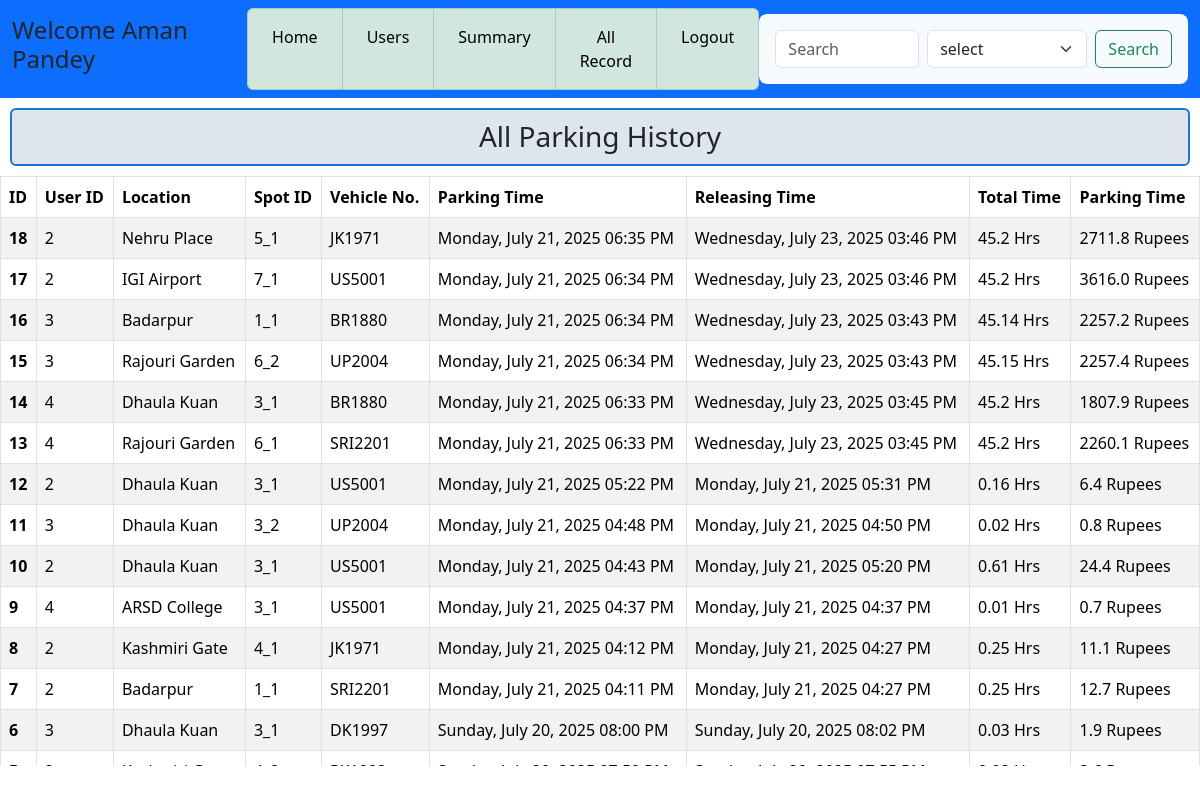
/all_reservations, run on an earlier commit of the app's database.
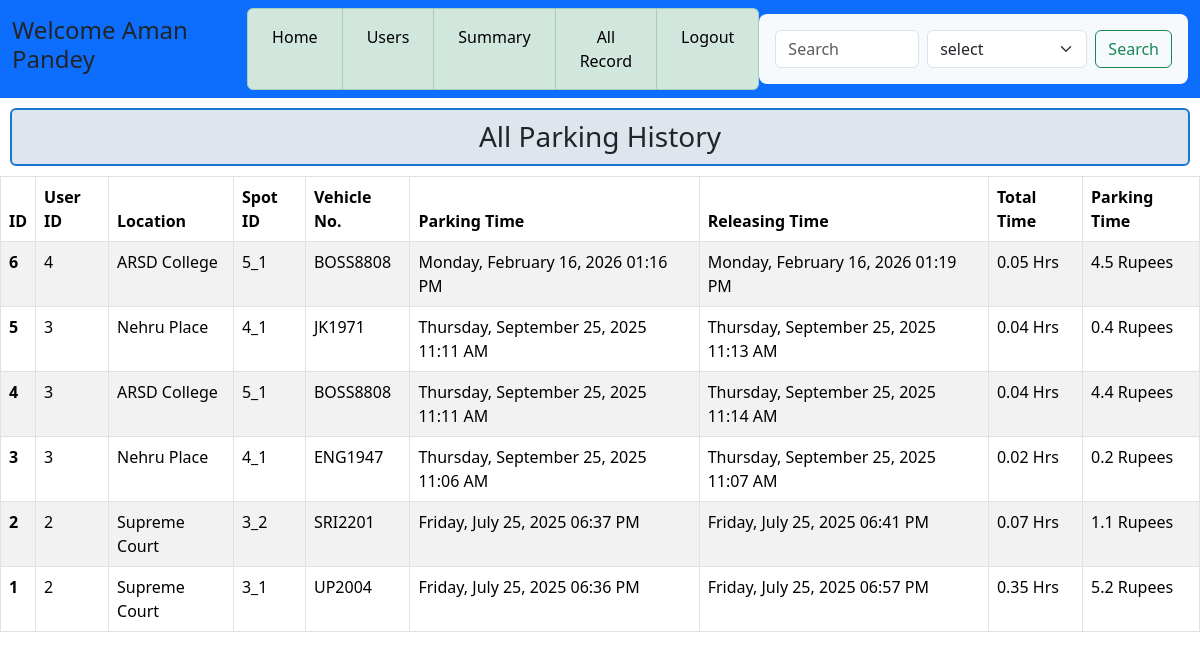
And on a later commit of the database.
### application/models.py (models this page shows)
class Reserve(db.Model):
    id = db.Column(db.Integer, primary_key=True, autoincrement=True)
    user_id = db.Column(db.Integer, db.ForeignKey('users.id'), nullable=False)
    lot_id = db.Column(db.Integer, db.ForeignKey('lots.id'), nullable=False)
    spot_id = db.Column(db.String, db.ForeignKey('spots.id'), nullable=False)
    start_time = db.Column(db.DateTime)
    end_time = db.Column(db.DateTime)
    total_time = db.Column(db.Float)  # in hours
    location = db.Column(db.String(200), nullable=False)
    status = db.Column(db.String, default="released") # released or occupied
    cost = db.Column(db.Float)
    vehicle_no = db.Column(db.String(20), nullable=False)

### application/controllers.py (the view)
@app.route('/all_reservations', methods=['GET'])
def all_reservations():
    this_user = Users.query.filter_by(type="admin").first()
    all_reserve = Reserve.query.filter_by(status = "released").order_by(Reserve.id.desc()).all()
    return render_template('all_reserve.html', this_user=this_user, all_reserve=all_reserve)

### templates/all_reserve.html (shortened to what the changed rows need)
<!DOCTYPE html>
<html lang="en">
<head>
    <link rel="stylesheet" href="/static/css/style.css">
    <link href="https://cdn.jsdelivr.net/npm/bootstrap@5.3.7/dist/css/bootstrap.min.css" rel="stylesheet">
</head>
<body>
    <div id ="main">
        <div id ="canvas">
            <div class ="top-section">
                <div id ="content" style="max-height:590px;overflow-y: scroll;">
                        <table class="table table-striped table-bordered" >
                            <thead>
                                <tr>
                                    <th scope="col">ID</th>
                                    <th scope="col">User ID</th>
                                    <th scope="col">Location</th>
                                    <th scope="col">Spot ID</th>
                                    <th scope="col">Vehicle No.</th>
                                    <th scope="col">Parking Time</th>
                                    <th scope="col">Releasing Time</th>
                                    <th scope="col">Total Time</th>
                                    <th scope="col">Parking Time</th>
                                </tr>
                            </thead>
                                <tbody>
                                    {% for user in all_reserve %}
                                    <tr>
                                        <th scope="row">{{user.id}}</th>
                                        <td>{{user.user_id}}</td>
                                        <td>{{user.location}}</td>
                                        <td>{{user.spot_id}}</td>
                                        <td>{{user.vehicle_no}}</td>
                                        <td>{{user.start_time.strftime('%A, %B %d, %Y %I:%M %p') }}</td>
                                        <td>{{user.end_time.strftime('%A, %B %d, %Y %I:%M %p') }}</td>
                                        <td>{{user.total_time | round(2) }} Hrs</td>
                                        <td>{{user.cost | round(1)}} Rupees</td>
                                    </tr>
                                    {% endfor %}
                                </tbody>
                        </table>
                </div>
            </div>
        </div>
    </div>
</body>
</html>

What changed in the data, as far as the page shows it:
removed Reserve: id "18", user_id "2", location "Nehru Place", spot_id "5_1", vehicle_no "JK1971", start_time "Monday, July 21, 2025 06:35 PM", end_time "Wednesday, July 23, 2025 03:46 PM", total_time "45.2", cost "2711.8"
removed Reserve: id "17", user_id "2", location "IGI Airport", spot_id "7_1", vehicle_no "US5001", start_time "Monday, July 21, 2025 06:34 PM", end_time "Wednesday, July 23, 2025 03:46 PM", total_time "45.2", cost "3616.0"
removed Reserve: id "16", user_id "3", location "Badarpur", spot_id "1_1", vehicle_no "BR1880", start_time "Monday, July 21, 2025 06:34 PM", end_time "Wednesday, July 23, 2025 03:43 PM", total_time "45.14", cost "2257.2"
removed Reserve: id "15", user_id "3", location "Rajouri Garden", spot_id "6_2", vehicle_no "UP2004", start_time "Monday, July 21, 2025 06:34 PM", end_time "Wednesday, July 23, 2025 03:43 PM", total_time "45.15", cost "2257.4"
removed Reserve: id "14", user_id "4", location "Dhaula Kuan", spot_id "3_1", vehicle_no "BR1880", start_time "Monday, July 21, 2025 06:33 PM", end_time "Wednesday, July 23, 2025 03:45 PM", total_time "45.2", cost "1807.9"
removed Reserve: id "13", user_id "4", location "Rajouri Garden", spot_id "6_1", vehicle_no "SRI2201", start_time "Monday, July 21, 2025 06:33 PM", end_time "Wednesday, July 23, 2025 03:45 PM", total_time "45.2", cost "2260.1"
removed Reserve: id "12", user_id "2", location "Dhaula Kuan", spot_id "3_1", vehicle_no "US5001", start_time "Monday, July 21, 2025 05:22 PM", end_time "Monday, July 21, 2025 05:31 PM", total_time "0.16", cost "6.4"
removed Reserve: id "11", user_id "3", location "Dhaula Kuan", spot_id "3_2", vehicle_no "UP2004", start_time "Monday, July 21, 2025 04:48 PM", end_time "Monday, July 21, 2025 04:50 PM", total_time "0.02", cost "0.8"
removed Reserve: id "10", user_id "2", location "Dhaula Kuan", spot_id "3_1", vehicle_no "US5001", start_time "Monday, July 21, 2025 04:43 PM", end_time "Monday, July 21, 2025 05:20 PM", total_time "0.61", cost "24.4"
removed Reserve: id "9", user_id "4", location "ARSD College", spot_id "3_1", vehicle_no "US5001", start_time "Monday, July 21, 2025 04:37 PM", end_time "Monday, July 21, 2025 04:37 PM", total_time "0.01", cost "0.7"
removed Reserve: id "8", user_id "2", location "Kashmiri Gate", spot_id "4_1", vehicle_no "JK1971", start_time "Monday, July 21, 2025 04:12 PM", end_time "Monday, July 21, 2025 04:27 PM", total_time "0.25", cost "11.1"
no longer on this page (row edited): Reserve: id "7", user_id "2", location "Badarpur", spot_id "1_1", vehicle_no "SRI2201", start_time "Monday, July 21, 2025 04:11 PM", end_time "Monday, July 21, 2025 04:27 PM", total_time "0.25", cost "12.7"
changed Reserve id 6: user_id "3" → "4"; location "Dhaula Kuan" → "ARSD College"; spot_id "3_1" → "5_1"; vehicle_no "DK1997" → "BOSS8808"; start_time "Sunday, July 20, 2025 08:00 PM" → "Monday, February 16, 2026 01:16 PM"; end_time "Sunday, July 20, 2025 08:02 PM" → "Monday, February 16, 2026 01:19 PM"; total_time "0.03" → "0.05"; cost "1.9" → "4.5"
now on this page (row edited): Reserve: id "5", user_id "3", location "Nehru Place", spot_id "4_1", vehicle_no "JK1971", start_time "Thursday, September 25, 2025 11:11 AM", end_time "Thursday, September 25, 2025 11:13 AM", total_time "0.04", cost "0.4"
now on this page (row edited): Reserve: id "4", user_id "3", location "ARSD College", spot_id "5_1", vehicle_no "BOSS8808", start_time "Thursday, September 25, 2025 11:11 AM", end_time "Thursday, September 25, 2025 11:14 AM", total_time "0.04", cost "4.4"
now on this page (row edited): Reserve: id "3", user_id "3", location "Nehru Place", spot_id "4_1", vehicle_no "ENG1947", start_time "Thursday, September 25, 2025 11:06 AM", end_time "Thursday, September 25, 2025 11:07 AM", total_time "0.02", cost "0.2"
now on this page (row edited): Reserve: id "2", user_id "2", location "Supreme Court", spot_id "3_2", vehicle_no "SRI2201", start_time "Friday, July 25, 2025 06:37 PM", end_time "Friday, July 25, 2025 06:41 PM", total_time "0.07", cost "1.1"
now on this page (row edited): Reserve: id "1", user_id "2", location "Supreme Court", spot_id "3_1", vehicle_no "UP2004", start_time "Friday, July 25, 2025 06:36 PM", end_time "Friday, July 25, 2025 06:57 PM", total_time "0.35", cost "5.2"
